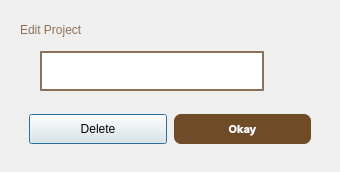
<?xml version="1.0" encoding="UTF-8"?>
<ui version="4.0">
 <class>Dialog</class>
 <widget class="QDialog" name="Dialog">
  <property name="geometry">
   <rect>
    <x>0</x>
    <y>0</y>
    <width>340</width>
    <height>168</height>
   </rect>
  </property>
  <property name="windowTitle">
   <string>Dialog</string>
  </property>
  <layout class="QHBoxLayout" name="horizontalLayout">
   <item>
    <widget class="QWidget" name="widget" native="true">
     <layout class="QVBoxLayout" name="verticalLayout">
      <item>
       <widget class="QLabel" name="label_2">
        <property name="minimumSize">
         <size>
          <width>0</width>
          <height>20</height>
         </size>
        </property>
        <property name="maximumSize">
         <size>
          <width>16777215</width>
          <height>20</height>
         </size>
        </property>
        <property name="styleSheet">
         <string notr="true">#label_2{
	font: 900 12pt &quot;Segoe UI Black&quot;;
	alignment: center;
    color: rgba(111, 75, 39, 0.77);
}</string>
        </property>
        <property name="text">
         <string>Edit Project</string>
        </property>
       </widget>
      </item>
      <item>
       <widget class="QWidget" name="widget_3" native="true">
        <property name="maximumSize">
         <size>
          <width>16777215</width>
          <height>50</height>
         </size>
        </property>
        <layout class="QHBoxLayout" name="horizontalLayout_2">
         <property name="leftMargin">
          <number>20</number>
         </property>
         <property name="topMargin">
          <number>5</number>
         </property>
         <property name="rightMargin">
          <number>20</number>
         </property>
         <property name="bottomMargin">
          <number>5</number>
         </property>
         <item>
          <widget class="QTextEdit" name="textEditrename">
           <property name="styleSheet">
            <string notr="true">font-size: 15pt ;
border-style: solid; border-width: 2px; border-color: rgba(111, 75, 39, 0.77);</string>
           </property>
           <property name="html">
            <string>&lt;!DOCTYPE HTML PUBLIC &quot;-//W3C//DTD HTML 4.0//EN&quot; &quot;http://www.w3.org/TR/REC-html40/strict.dtd&quot;&gt;
&lt;html&gt;&lt;head&gt;&lt;meta name=&quot;qrichtext&quot; content=&quot;1&quot; /&gt;&lt;meta charset=&quot;utf-8&quot; /&gt;&lt;style type=&quot;text/css&quot;&gt;
p, li { white-space: pre-wrap; }
hr { height: 1px; border-width: 0; }
li.unchecked::marker { content: &quot;\2610&quot;; }
li.checked::marker { content: &quot;\2612&quot;; }
&lt;/style&gt;&lt;/head&gt;&lt;body style=&quot; font-family:'Segoe UI'; font-size:15pt; font-weight:400; font-style:normal;&quot;&gt;
&lt;p align=&quot;center&quot; style=&quot;-qt-paragraph-type:empty; margin-top:0px; margin-bottom:0px; margin-left:0px; margin-right:0px; -qt-block-indent:0; text-indent:0px;&quot;&gt;&lt;br /&gt;&lt;/p&gt;&lt;/body&gt;&lt;/html&gt;</string>
           </property>
          </widget>
         </item>
         <item>
          <widget class="QPushButton" name="rename">
           <property name="minimumSize">
            <size>
             <width>30</width>
             <height>30</height>
            </size>
           </property>
           <property name="maximumSize">
            <size>
             <width>30</width>
             <height>30</height>
            </size>
           </property>
           <property name="styleSheet">
            <string notr="true">#rename::hover{
background-color:#CFD9E0;
border: none;}</string>
           </property>
           <property name="text">
            <string/>
           </property>
           <property name="icon">
            <iconset resource="../images/images.qrc">
             <normaloff>:/images/edit_remarks.png</normaloff>:/images/edit_remarks.png</iconset>
           </property>
           <property name="iconSize">
            <size>
             <width>50</width>
             <height>50</height>
            </size>
           </property>
           <property name="autoDefault">
            <bool>false</bool>
           </property>
           <property name="flat">
            <bool>true</bool>
           </property>
          </widget>
         </item>
        </layout>
       </widget>
      </item>
      <item>
       <widget class="QWidget" name="widget_6" native="true">
        <property name="minimumSize">
         <size>
          <width>0</width>
          <height>50</height>
         </size>
        </property>
        <property name="maximumSize">
         <size>
          <width>16777215</width>
          <height>16777215</height>
         </size>
        </property>
        <property name="sizeIncrement">
         <size>
          <width>0</width>
          <height>200</height>
         </size>
        </property>
        <layout class="QHBoxLayout" name="horizontalLayout_3">
         <property name="spacing">
          <number>7</number>
         </property>
         <property name="leftMargin">
          <number>9</number>
         </property>
         <property name="topMargin">
          <number>0</number>
         </property>
         <property name="rightMargin">
          <number>9</number>
         </property>
         <property name="bottomMargin">
          <number>0</number>
         </property>
         <item>
          <widget class="QPushButton" name="deletebtn">
           <property name="minimumSize">
            <size>
             <width>0</width>
             <height>30</height>
            </size>
           </property>
           <property name="maximumSize">
            <size>
             <width>16777215</width>
             <height>25</height>
            </size>
           </property>
           <property name="styleSheet">
            <string notr="true">#cancelbtn{
font-weight:bold;
color: white;
background-color: #6A6E72;
border-top-left-radius: 7px;
border-top-right-radius: 7px;
border-bottom-left-radius: 7px;
border-bottom-right-radius: 7px;
font-family: Inter;
font-size: 11px;
text-align: center;
}
#cancelbtn:hover{
color: #6A6E72;
border : 3px solid#6A6E72;
background-color: white;
}
</string>
           </property>
           <property name="text">
            <string>Delete</string>
           </property>
          </widget>
         </item>
         <item>
          <widget class="QPushButton" name="okaybtn">
           <property name="minimumSize">
            <size>
             <width>0</width>
             <height>30</height>
            </size>
           </property>
           <property name="maximumSize">
            <size>
             <width>16777215</width>
             <height>25</height>
            </size>
           </property>
           <property name="styleSheet">
            <string notr="true">#okaybtn{
font-weight:bold;
color: white;
background-color: #6F4B27;
border-top-left-radius: 7px;
border-top-right-radius: 7px;
border-bottom-left-radius: 7px;
border-bottom-right-radius: 7px;
font-family: Inter;
font-size: 11px;
text-align: center;
}
#okaybtn:hover{
color: rgb(144,115,87);
border : 3px solid rgb(144,115,87);
background-color: white;
}</string>
           </property>
           <property name="text">
            <string>Okay</string>
           </property>
          </widget>
         </item>
        </layout>
       </widget>
      </item>
     </layout>
    </widget>
   </item>
  </layout>
 </widget>
 <resources>
  <include location="../images/images.qrc"/>
 </resources>
 <connections/>
</ui>
